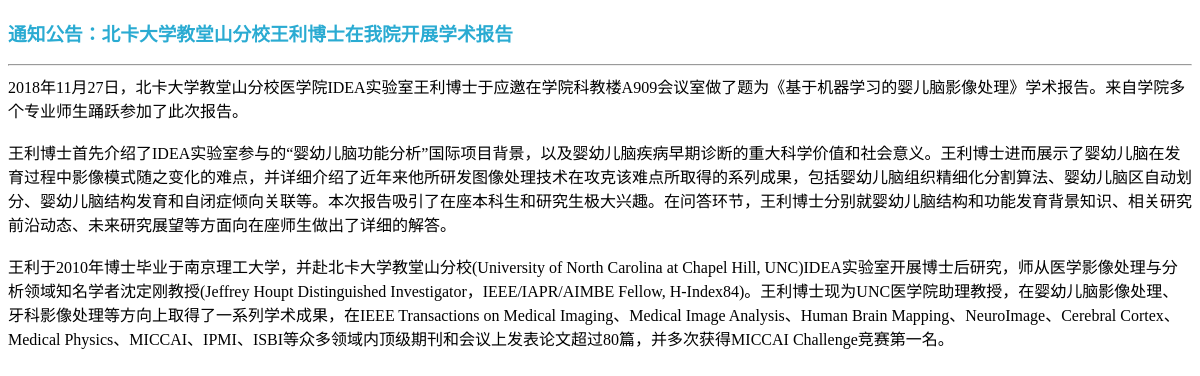
/lab/noticeContent/3, run on the app's committed database.
### lab/models.py (models this page shows, shortened)
class Notice(models.Model):
    title = models.CharField(max_length=200)
    content1 = models.TextField(max_length=2000, blank=True, null=True)
    content2 = models.TextField(max_length=2000, blank=True, null=True)
    content3 = models.TextField(max_length=2000, blank=True, null=True)
    file = models.FileField(upload_to='file', blank=True, null=True)
    time = models.DateField()

### lab/views.py (the view)
# urls.py: path('noticeContent/<int:id>', lv.noticeContent, name='noticeContent'),
def noticeContent(request, id):
    articles = models.Notice.objects.get(pk=id)
    return render(request, 'html/noticeContent.html', {'articles': articles})

### templates/html/noticeContent.html (shortened to what this page needs)
{% load static %}
<!DOCTYPE html>
<html lang="en">
<head>
    <link rel="stylesheet" href="{% static '/css/text.css' %}">
</head>
<body>
<header>
    <h3>通知公告：{{ articles.title }}</h3>
    <hr>
</header>
<section>
    <span>{{ articles.content1 }}</span><br><br>
    <span>{{ articles.content2 }}</span><br><br>
    <span>{{ articles.content3 }}</span><br><br><br><br>
</section>
</body>
</html>

### static/css/text.css (style rules this page uses)
header h3 { color: #2aabd2; }

### data on the page
Notice: title "北卡大学教堂山分校王利博士在我院开展学术报告", content1 "2018年11月27日，北卡大学教堂山分校医学院IDEA实验室王利博士于应邀在学院科教楼A909会议室做了题为《基于机器学习的婴儿脑影像处理》学术报告。来自学院多个专业师生踊跃参加了此次报告。", content2 "王利博士首先介绍了IDEA实验室参与的“婴幼儿脑功能分析”国际项目背景，以及婴幼儿脑疾病早期诊断的重大科学价值和社会意义。王利博士进而展示了婴幼儿脑在发育过程中影像模式随之变化的难点，并详细介绍了近年来他所研发图像处理技术在攻克该难点所取得的系列成果，包括婴幼儿脑组织精细化分割算法、婴幼儿脑区自动划分、婴幼儿脑结构发育和自闭症倾向关联等。本次报告吸引了在座本科生和研究生极大兴趣。在问答环节，王利博士分别就婴幼儿脑结构和功能发育背景知识、相关研究前沿动态、未来研究展望等方面向在座师生做出了详细的解答。", content3 "王利于2010年博士毕业于南京理工大学，并赴北卡大学教堂山分校(University of North Carolina at Chapel Hill, UNC)IDEA实验室开展博士后研究，师从医学影像处理与分析领域知名学者沈定刚教授(Jeffrey Houpt Distinguished Investigator，IEEE/IAPR/AIMBE Fellow, H-Index84)。王利博士现为UNC医学院助理教授，在婴幼儿脑影像处理、牙科影像处理等方向上取得了一系列学术成果，在IEEE Transactions on Medical Imaging、Medical Image Analysis、Human Brain Mapping、NeuroImage、Cerebral Cortex、Medical Physics、MICCAI、IPMI、ISBI等众多领域内顶级期刊和会议上发表论文超过80篇，并多次获得MICCAI Challenge竞赛第一名。"
